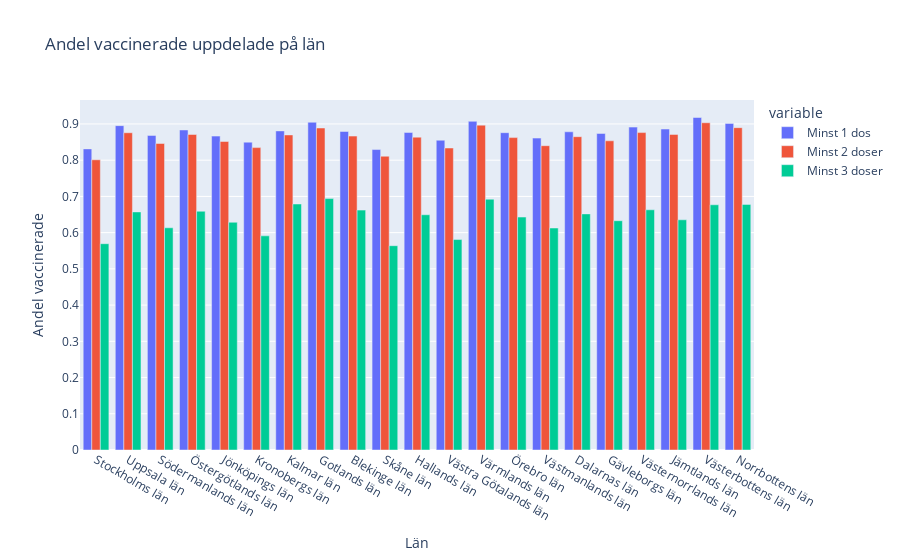

Notebook source saved alongside this figure:
### Code cell
vaccin_lan = vaccin.groupby("Län")
fig = px.bar(
    y=[
        # calculating share of people that have taken a certain number of vaccines
        vaccin_lan["Antal minst 1 dos"].sum() / vaccin_lan["Befolkning"].sum(),
        vaccin_lan["Antal minst 2 doser"].sum() / vaccin_lan["Befolkning"].sum(),
        vaccin_lan["Antal 3 doser"].sum() / vaccin_lan["Befolkning"].sum(),
    ],
    labels={"value": "Andel vaccinerade", "x": "Län"},
    title="Andel vaccinerade uppdelade på län",
    barmode="group",
    x=vaccin.Län_namn.unique(),
)
# changing variable names
newnames = {
    "wide_variable_0": "Minst 1 dos",
    "wide_variable_1": "Minst 2 doser",
    "wide_variable_2": "Minst 3 doser",
}
fig.for_each_trace(
    lambda t: t.update(
        name=newnames[t.name],
        legendgroup=newnames[t.name],
        hovertemplate=t.hovertemplate.replace(t.name, newnames[t.name]),
    )
)
fig.write_html("Visualisations/2f_plotly.html")
fig.show()
# 2f)

### Figure 1 — Plotly figure (JSON) as saved in the notebook; plotly's stock layout.template omitted (floating-point values rounded to 4 significant figures)
{"data": [{"alignmentgroup": "True", "hovertemplate": "variable=Minst 1 dos<br>Län=%{x}<br>Andel vaccinerade=%{y}<extra></extra>", "legendgroup": "Minst 1 dos", "marker": {"color": "#636efa", "pattern": {"shape": ""}}, "name": "Minst 1 dos", "offsetgroup": "wide_variable_0", "orientation": "v", "showlegend": true, "textposition": "auto", "type": "bar", "x": ["Stockholms län", "Uppsala län", "Södermanlands län", "Östergötlands län", "Jönköpings län", "Kronobergs län", "Kalmar län", "Gotlands län", "Blekinge län", "Skåne län", "Hallands län", "Västra Götalands län", "Värmlands län", "Örebro län", "Västmanlands län", "Dalarnas län", "Gävleborgs län", "Västernorrlands län", "Jämtlands län", "Västerbottens län", "Norrbottens län"], "xaxis": "x", "y": [0.8312, 0.8954, 0.8683, 0.8834, 0.8664, 0.8498, 0.8808, 0.9047, 0.8792, 0.8293, 0.8765, 0.8551, 0.9072, 0.8759, 0.861, 0.8784, 0.8738, 0.8913, 0.8859, 0.9178, 0.9015], "yaxis": "y"}, {"alignmentgroup": "True", "hovertemplate": "variable=Minst 2 doser<br>Län=%{x}<br>Andel vaccinerade=%{y}<extra></extra>", "legendgroup": "Minst 2 doser", "marker": {"color": "#EF553B", "pattern": {"shape": ""}}, "name": "Minst 2 doser", "offsetgroup": "wide_variable_1", "orientation": "v", "showlegend": true, "textposition": "auto", "type": "bar", "x": ["Stockholms län", "Uppsala län", "Södermanlands län", "Östergötlands län", "Jönköpings län", "Kronobergs län", "Kalmar län", "Gotlands län", "Blekinge län", "Skåne län", "Hallands län", "Västra Götalands län", "Värmlands län", "Örebro län", "Västmanlands län", "Dalarnas län", "Gävleborgs län", "Västernorrlands län", "Jämtlands län", "Västerbottens län", "Norrbottens län"], "xaxis": "x", "y": [0.8011, 0.8757, 0.8461, 0.8709, 0.8516, 0.8347, 0.8697, 0.8888, 0.8665, 0.8109, 0.8636, 0.8336, 0.8968, 0.8624, 0.84, 0.8649, 0.8535, 0.8762, 0.8711, 0.9034, 0.8897], "yaxis": "y"}, {"alignmentgroup": "True", "hovertemplate": "variable=Minst 3 doser<br>Län=%{x}<br>Andel vaccinerade=%{y}<extra></extra>", "legendgroup": "Minst 3 doser", "marker": {"color": "#00cc96", "pattern": {"shape": ""}}, "name": "Minst 3 doser", "offsetgroup": "wide_variable_2", "orientation": "v", "showlegend": true, "textposition": "auto", "type": "bar", "x": ["Stockholms län", "Uppsala län", "Södermanlands län", "Östergötlands län", "Jönköpings län", "Kronobergs län", "Kalmar län", "Gotlands län", "Blekinge län", "Skåne län", "Hallands län", "Västra Götalands län", "Värmlands län", "Örebro län", "Västmanlands län", "Dalarnas län", "Gävleborgs län", "Västernorrlands län", "Jämtlands län", "Västerbottens län", "Norrbottens län"], "xaxis": "x", "y": [0.5695, 0.6572, 0.6134, 0.6591, 0.6286, 0.5911, 0.679, 0.694, 0.6622, 0.5639, 0.6494, 0.5809, 0.6924, 0.643, 0.6128, 0.6518, 0.6329, 0.6631, 0.6355, 0.6769, 0.678], "yaxis": "y"}], "layout": {"barmode": "group", "legend": {"title": {"text": "variable"}, "tracegroupgap": 0}, "title": {"text": "Andel vaccinerade uppdelade på län"}, "xaxis": {"anchor": "y", "domain": [0, 1], "title": {"text": "Län"}}, "yaxis": {"anchor": "x", "domain": [0, 1], "title": {"text": "Andel vaccinerade"}}}}
